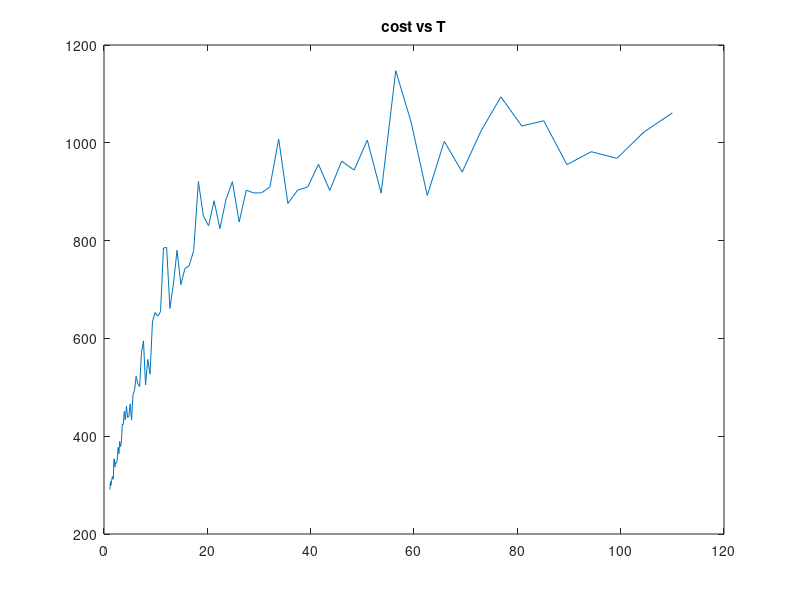
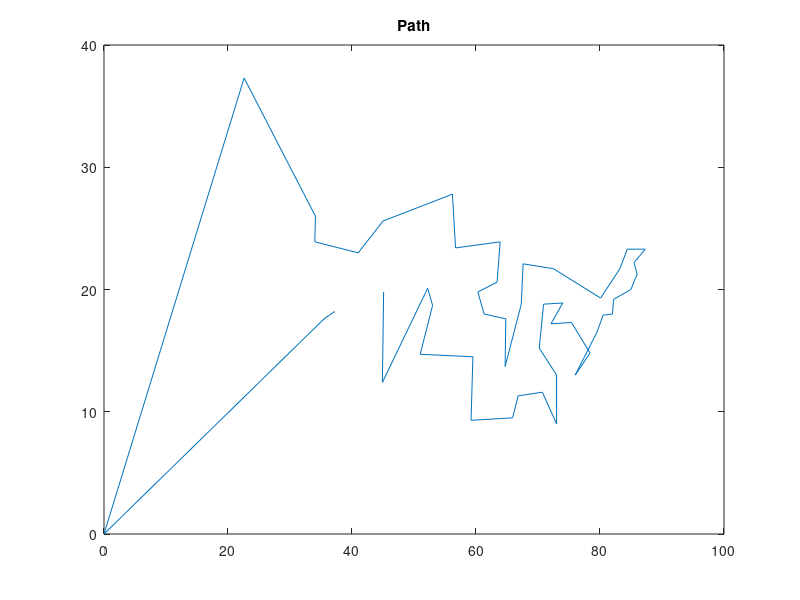

The MATLAB source for these figures, in order:
%*****************************************************************************************%
%**************************** Fourier Transfrom and Filtering  ***************************%
% Jonathan Shipley
% Scientific Modeling
% 3/28/17
% Description: This program determines the shortest path between all the capitals of each
%				state in the US using simulated annealing. 
% Important Parameters: x and y are preset. T, "temperature", to determine criteria for 
%						random factors. 
% Input: x and y are set
% Output: 	Outputs a graph of the cooling schedule, the minimum distance for the path and
%			the x and y values for the shortest path. 
%*****************************************************************************************%
%*****************************************************************************************%

% clear all previous variables
clear;

% Starting 50 city co-ordinates for the Traveling Salesman Problem.
y=[11.6 37.3 12.4 13.7 17.6 18.7 20 18 9 13 0 23 18.8 18.8 20.6 18 17.2 9.5 23.3 17.9 21.2...
    21.7 23.9 11.3 17.6 25.6 19.8 18.2 22.2 19.2 14.7 21.7 14.8 27.8 18.9 14.5 23.9 19.3 20.8...
    13 23.4 15.2 9.3 19.8 23.3 16.5 26 17.3 22.1 20.1];
x=[70.7 22.6 44.9 64.7 35.5 53 85 82 73 73 0 41 67.3 70.9 63.4 61.3 72.1 65.9 87.3 80.5 86 72.5...
    63.9 66.8 64.8 45 60.3 37.2 85.5 82.2 51 83.2 78.4 56.2 74 59.5 34 80.1 85.6 76 56.7 70.2...
    59.2 45.1 84.4 79.5 34.1 75.4 67.6 52.2];
N = 50; % number of states

distance = 0;
% find path length between all 50 cities
for k=1:N-1
	distance += ((x(k) - x(k+1))^2 + (y(k) - y(k+1))^2)^0.5;
end
distance += ((x(50) - x(1))^2 + (y(50) - y(1))^2)^0.5; % make it round trip

cost(1) = distance;

% Define "temperature"
T(1) = 110; 
TInitial = T(1);
costOld = distance;
count = 0;
n = 1;
while T(n) > 0.01*TInitial
	count = 0;
	
	for p=1:1000
		xtemp = x;
		ytemp = y;
		% swap two cities
		city1 = randi(50);
		city2 = randi(50);
		
		xtemp([city1 city2]) = xtemp([city2 city1]);
		ytemp([city1 city2]) = ytemp([city2 city1]);

		distance = 0;
		% find path length between all 50 cities
		for k=1:N-1
			distance += ((xtemp(k) - xtemp(k+1))^2 + (ytemp(k) - ytemp(k+1))^2)^0.5;
		end
		distance += ((xtemp(50) - xtemp(1))^2 + (ytemp(50) - ytemp(1))^2)^0.5; % make it round trip	
		costNew = distance;

		dcost = costNew - costOld;
		if dcost < 0 %keep swapped coordinates
			x = xtemp;
			y = ytemp;
			costOld = costNew;
		elseif dcost > 0 && exp(-dcost / T(n)) > rand % if meets this condition then keep the swap
			x = xtemp;
			y = ytemp;
			costOld = costNew;
		end
	end

	n+=1;
	T(n) = 0.95 * T(n-1);
	cost(n) = costOld;
	%distance
end

min(T)
n 
min(cost)
plot(T, cost)
title('cost vs T')
figure
plot(x, y)
title('Path')